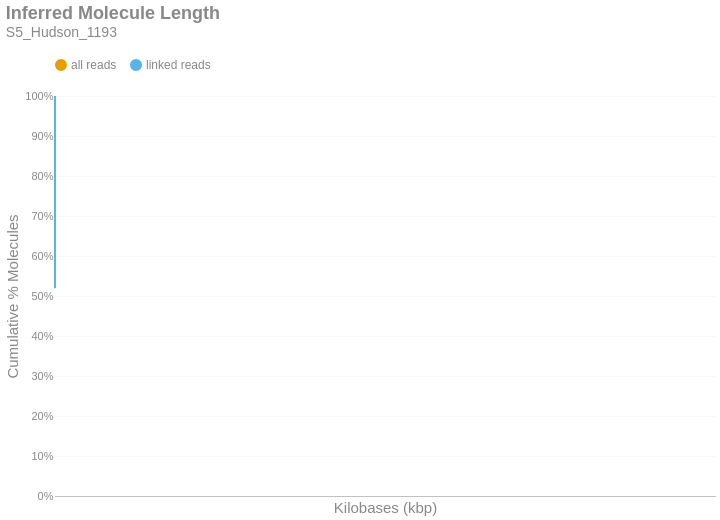

Notebook code for this chart:
### Markdown cell above
### Inferred Molecule Length
This is the cumulative frequency distribution of molecule lengths inferred from the first and last alignment positions along a contig for all alignments associated with a single linked-read barcode on a given contig.There are two distributions: one with `all` the alignments (yellow) and another with only `linked reads` (blue). The percent of molecules in the `linked reads` distribution is relative to the total number of linked molecules.

### Code cell
if SKIPLR:
    print_html(f"Skipped")
else:
    binned_df = consolidated_hist(valids['length_inferred']/1000, mask, 10, True)
    binned_df = binned_df.with_columns(
        pl.when(pl.col('bin').cast(pl.Utf8) == '0').then(pl.lit('1')).otherwise(pl.col('bin').cast(pl.Utf8)).alias('bin')
    )
    with SafeRender(binned_df):
        (
            density_plot(binned_df, 'Inferred Molecule Length', samplename, 'inferredlen')
            .transform_calculate(bin_kb='datum.bin / 1000')
            .encode(
                x=alt.X('bin_kb:Q', title="Kilobases (kbp)").scale(type='log', padding=0).axis(labelAngle=-40),
                y=alt.Y('value:Q', title='Cumulative % Molecules')
                    .axis(format='%')
                    .stack(False)
                    .scale(domainMin=0, domainMax=1,padding=0),
                color=alt.Color("key:N").scale(domain = ["all reads", "linked reads"]),
                tooltip = [
                    alt.Tooltip("key:N", title = "Data Type"),
                    alt.Tooltip("range_label:N", title="Kilobases"),
                    alt.Tooltip("value:Q", format = ".2%", title="% Molecules (Cum.)")
                ]
            )
        ).display()

### Figure 1 — Vega-Lite specification as saved in the notebook (floating-point values rounded to 4 significant figures; data arrays with more than 128 entries replaced by an {"elided": "..."} marker saying what was removed)
{"width": "container", "height": 400, "config": {"title": {"anchor": "start", "dy": -15, "fontSize": 18, "color": "#888888", "subtitleColor": "#888888", "subtitleFontSize": 14}, "arc": {"fill": "#0072B2"}, "axis": {"domainColor": "#888888", "domainWidth": 0.5, "gridWidth": 0.2, "grid": false, "titleFontWeight": 400, "titleFontSize": 15, "labelFontSize": 11, "labelColor": "#888888", "tickColor": "#888888", "tickWidth": 0.2, "titleColor": "#888888"}, "axisBand": {"grid": false}, "axisX": {"grid": true, "tickSize": 10, "domainCap": "round"}, "axisY": {"domain": false, "grid": true, "tickSize": 0, "domainCap": "round"}, "background": "transparent", "header": {"labelFontSize": 15, "labelColor": "#888888", "titleFontSize": 15, "titleFontWeight": 600, "titleColor": "#888888"}, "legend": {"labelFont": "sans-serif", "labelFontSize": 12, "labelColor": "#888888", "symbolSize": 100, "symbolType": "circle", "titleFontSize": 12, "titlePadding": 10, "titleColor": "#888888", "title": null, "orient": "top"}, "range": {"category": ["#E69F00", "#56B4E9", "#009E73", "#F0E442", "#0072B2", "#D55E00", "#CC79A7", "#000000"], "diverging": ["#cfe8f3", "#a2d4ec", "#73bfe2", "#46abdb", "#1696d2", "#12719e"]}, "area": {"fill": "#0072B2", "fillOpacity": 0.7, "line": true, "strokeOpacity": 0.7}, "line": {"color": "#0072B2", "stroke": "#0072B2", "strokeWidth": 2}, "trail": {"color": "#0072B2", "stroke": "#0072B2", "strokeWidth": 0, "size": 1}, "point": {"filled": true, "fillOpacity": 1.0, "size": 95}, "text": {"color": "#888888", "fontSize": 11, "align": "right", "fontWeight": 400, "size": 11}, "bar": {"fill": "#0072B2", "stroke": null}, "view": {"stroke": null, "continuousWidth": 660, "continuousHeight": 400}}, "data": {"name": "data-88e7e8089e466594b9cab7571919f0f4"}, "mark": {"type": "line", "interpolate": "monotone", "point": {"opacity": 0, "size": 275}}, "encoding": {"color": {"field": "key", "scale": {"domain": ["all reads", "linked reads"]}, "type": "nominal"}, "tooltip": [{"field": "key", "title": "Data Type", "type": "nominal"}, {"field": "range_label", "title": "Kilobases", "type": "nominal"}, {"field": "value", "format": ".2%", "title": "% Molecules (Cum.)", "type": "quantitative"}], "x": {"axis": {"labelAngle": -40}, "field": "bin_kb", "scale": {"type": "log", "padding": 0}, "title": "Kilobases (kbp)", "type": "quantitative"}, "y": {"axis": {"format": "%"}, "field": "value", "scale": {"domainMin": 0, "domainMax": 1, "padding": 0}, "stack": false, "title": "Cumulative % Molecules", "type": "quantitative"}}, "params": [{"name": "param_c36ac31b6afebe62", "select": {"type": "point", "fields": ["key"]}, "bind": "legend"}], "title": {"text": "Inferred Molecule Length", "subtitle": "S5_Hudson_1193"}, "transform": [{"fold": ["all reads (cumsum)", "linked reads (cumsum)"]}, {"calculate": "replace(datum.key, ' (cumsum)', '')", "as": "key"}, {"filter": {"param": "param_c36ac31b6afebe62"}}, {"calculate": "datum.bin / 1000", "as": "bin_kb"}], "usermeta": {"embedOptions": {"downloadFileName": "S5_Hudson_1193.inferredlen"}}, "$schema": "https://vega.github.io/schema/vega-lite/v6.1.0.json", "datasets": {"data-88e7e8089e466594b9cab7571919f0f4": {"elided": "786 records"}}}
